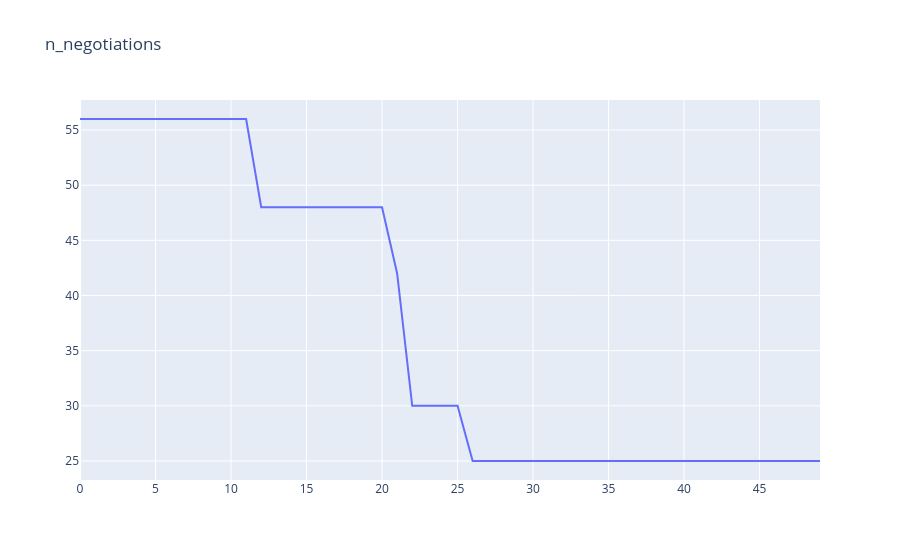

The cell this chart's notebook holds for it:
### Markdown cell above
Let's see what happened in this run. Firstly, how many negotiations were conducted over time

### Code cell
plot_world_stats(world, "n_negotiations")
plt.show()

### Figure 1 — Plotly figure (JSON) as saved in the notebook; plotly's stock layout.template omitted (floating-point values rounded to 4 significant figures)
{"data": [{"line": {"dash": "solid"}, "mode": "lines", "name": "n_negotiations", "type": "scatter", "x": [0, 1, 2, 3, 4, 5, 6, 7, 8, 9, 10, 11, 12, 13, 14, 15, 16, 17, 18, 19, 20, 21, 22, 23, 24, 25, 26, 27, 28, 29, 30, 31, 32, 33, 34, 35, 36, 37, 38, 39, 40, 41, 42, 43, 44, 45, 46, 47, 48, 49], "y": [56, 56, 56, 56, 56, 56, 56, 56, 56, 56, 56, 56, 48, 48, 48, 48, 48, 48, 48, 48, 48, 42, 30, 30, 30, 30, 25, 25, 25, 25, 25, 25, 25, 25, 25, 25, 25, 25, 25, 25, 25, 25, 25, 25, 25, 25, 25, 25, 25, 25]}], "layout": {"showlegend": false, "title": {"text": "n_negotiations"}}}
